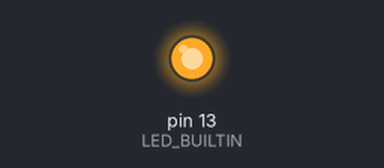
The sketch below on a simulated Arduino Uno, built with avr-gcc and run on an emulated ATmega328P. Shown: output pins drawn as LEDs (lit = HIGH). At 0.0 s the program stops and its outputs stay as they are.

Above: at 0.1 s.
Timing chart, 0 to 1.5 s (numbered marks = the images above):
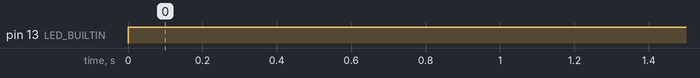

Measured:
- by itself, pin 13 (LED_BUILTIN): LOW → HIGH at 0.00 s

The sketch:

Array_Test_Source.ino
```cpp
#include <Entropy.h>
const int sizex = 1;
const double delay_us = 0;
long int counter;
int array[sizex];

void setup()
{
  Entropy.Initialize();
  pinMode(LED_BUILTIN, OUTPUT);
   //Fill the array
}

void loop()
{
  while(true){

      digitalWrite(LED_BUILTIN, HIGH);
      counter++;
      for (int i=0; i < sizex; i++)
      {
        array[i] = counter;
      }

      //-- Send → Serial Out
      for (int i = 0; i < sizex-1; i++)
      {
        Serial.print(array[i]);
        Serial.print(",");
      }
      Serial.println(array[sizex-1]);
      Serial.flush();
      //----

      digitalWrite(LED_BUILTIN, LOW);
      delayMicroseconds(delay_us);
  } //Infinite Loop Block
}
```
